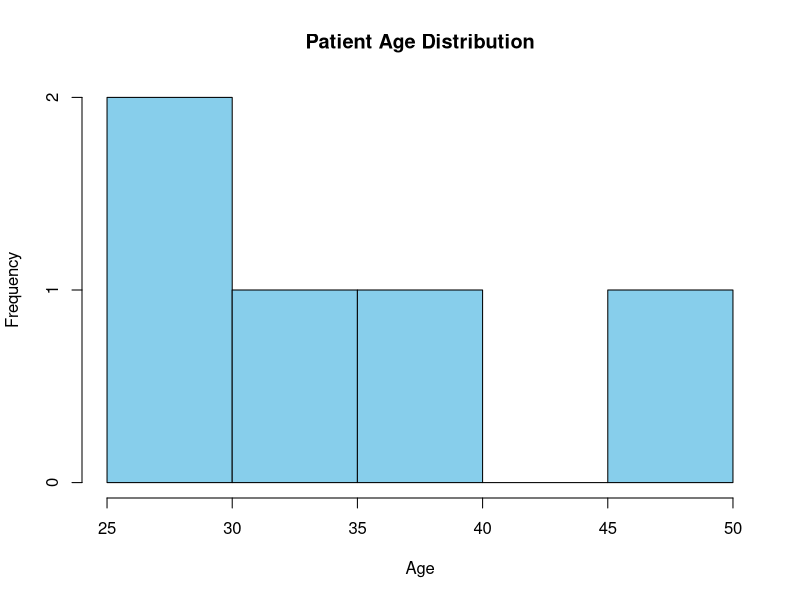
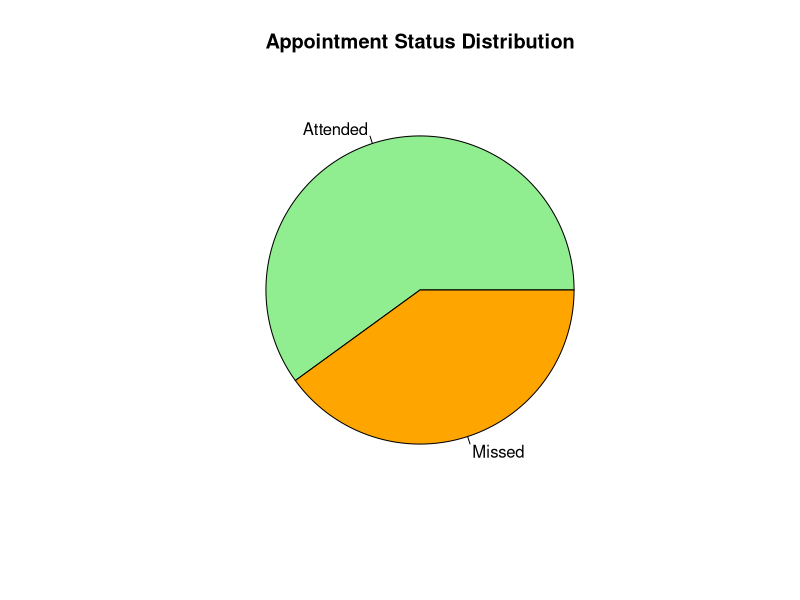
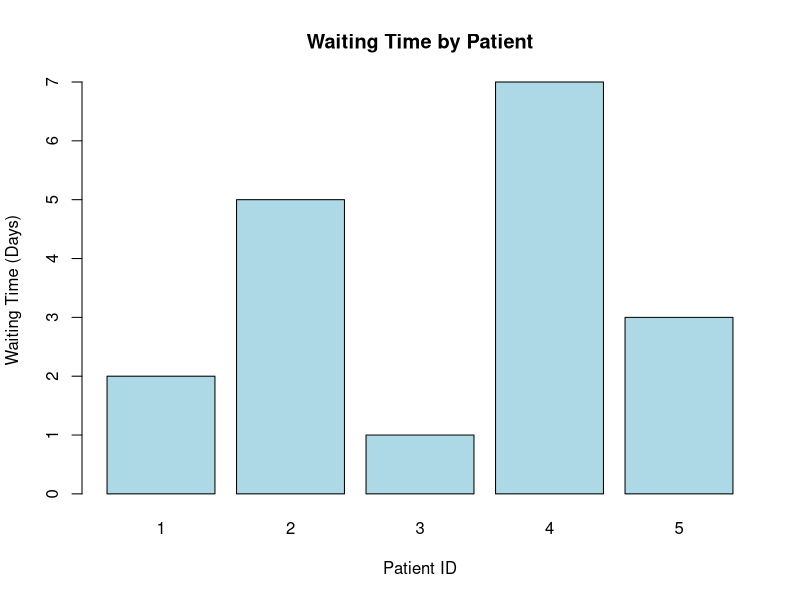
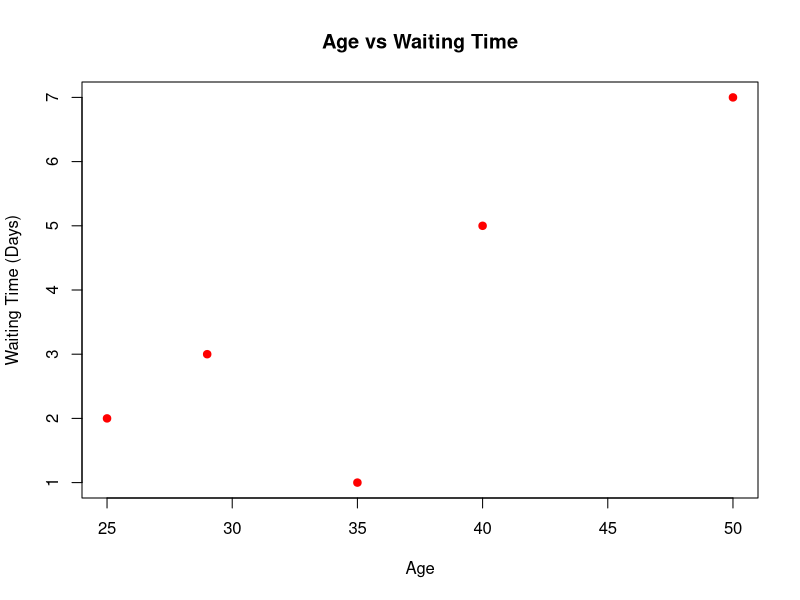

Source code (R) for these figures, in order:
setwd("E:/Development/College/Data-Handling-and-Visualization/Experiments/Exp-20-Hospital-Appointment-Analysis")

data <- read.csv("Hospital_Appointments.csv")

# Histogram of Patient Ages
hist(data$Age,
     col="skyblue",
     main="Patient Age Distribution",
     xlab="Age")

# Pie Chart of Appointment Status
status_count <- table(data$Appointment_Status)

pie(status_count,
    col=c("lightgreen","orange"),
    main="Appointment Status Distribution")

# Bar Chart of Waiting Time
barplot(data$Waiting_Time,
        names.arg=data$Patient_ID,
        col="lightblue",
        xlab="Patient ID",
        ylab="Waiting Time (Days)",
        main="Waiting Time by Patient")

# Scatter Plot
plot(data$Age,
     data$Waiting_Time,
     pch=19,
     col="red",
     xlab="Age",
     ylab="Waiting Time (Days)",
     main="Age vs Waiting Time")

print(data)
